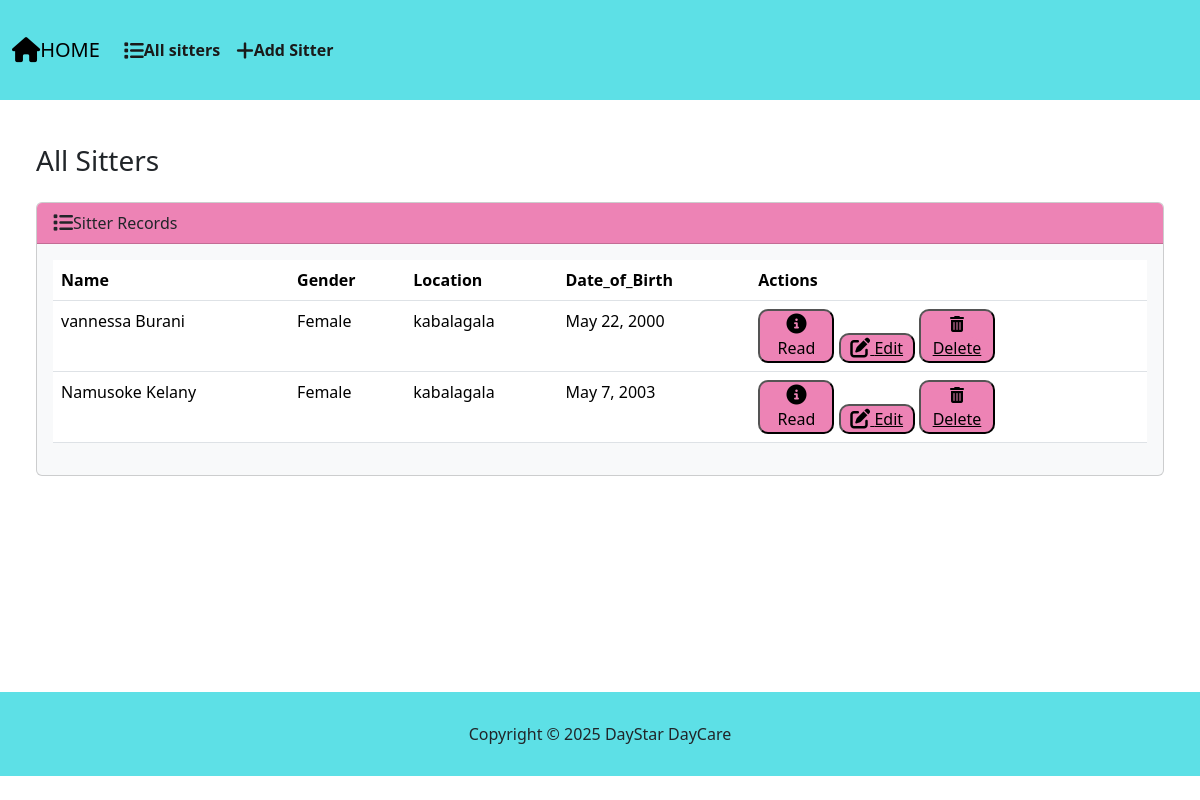
The page /sitterlist/ on the database as committed earlier.
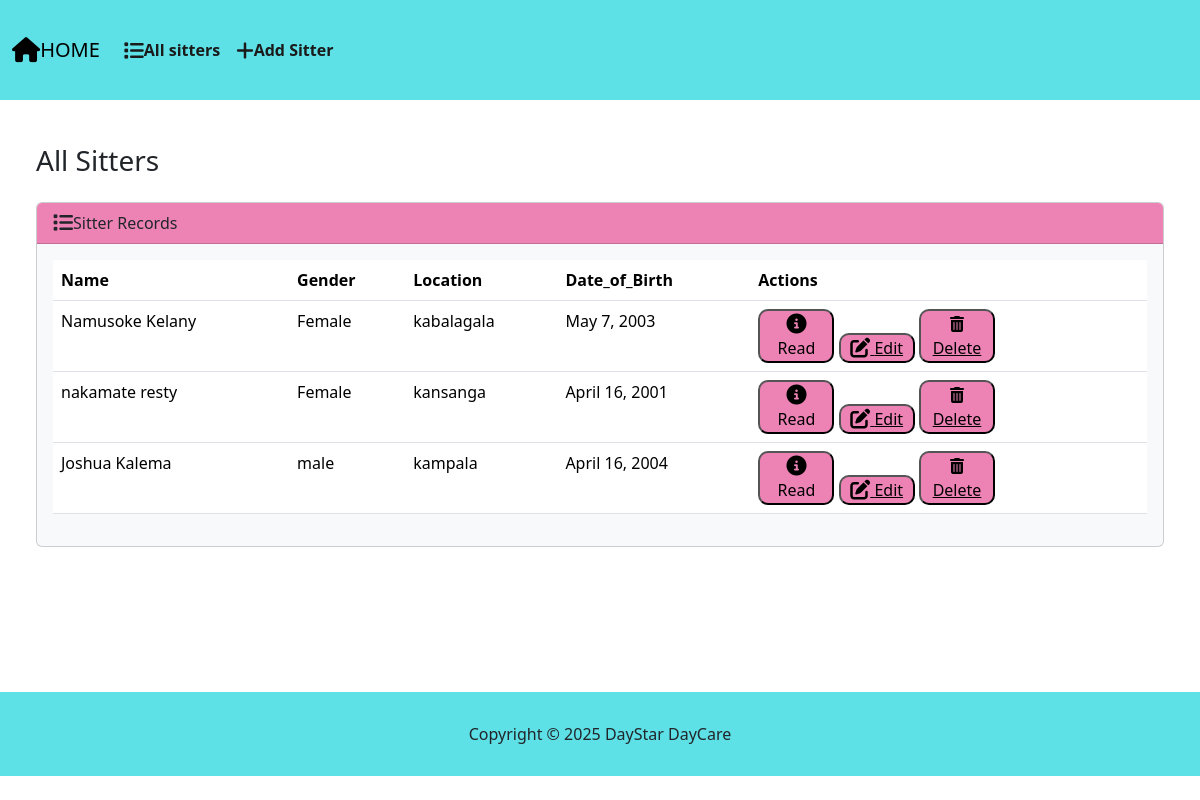
The same page on the database as committed later.
### sitterlist/models.py (models this page shows, shortened)
class Student(models.Model):
    name = models.CharField(max_length=100, validators=[validate_letters])
    gender = models.CharField(max_length=10, validators=[validate_letters])
    location = models.CharField(max_length=100, validators=[validate_letters])
    date_of_birth = models.DateField()
    nin = models.CharField(max_length=14,validators=[validate_NIN_length], default='CF')
    religion = models.CharField(max_length=50, blank=True,null=True,verbose_name="Religion(optional)")
    education = models.CharField(max_length=100, validators=[validate_letters])
    contact = models.CharField(max_length=15, default='',validators=[validate_contact_length])
    sitter_number = models.CharField(max_length=200,unique=True,blank=False, null=True)
    next_of_kin = models.CharField(max_length=100, validators=[validate_letters])
    recommender_name = models.CharField(max_length=100, validators=[validate_letters])
    recommender_contact = models.CharField(max_length=15, default='',validators=[validate_contact_length])

### sitterlist/views.py (the view)
# urls.py: path('sitterlist/',views.immy_view, name='immy_view'),
def immy_view(request):
    students = Student.objects.all()
    return render(request, 'sitterlist.html', {'students':students})

### sitterlist/templates/sitterlist.html (shortened to what this page needs)
{% load static %}
<!DOCTYPE html>
<html lang="en">
  <head>
    <link rel="stylesheet" href="{% static 'list.css' %}" />
    <link rel="stylesheet" href="{% static 'css/bootstrap.min.css' %}" />
    <link
      href="https://cdnjs.cloudflare.com/ajax/libs/font-awesome/6.5.2/css/all.min.css"
      rel="stylesheet"
    />
  </head>
  <body class="d-flex flex-column min-vh-100" style="background-color: white">
    <nav class="navbar navbar-expand-lg custom-bg-ed83b5" data-bs-theme="dark" style="background-color: #5de0e6;">
      <div class="container-fluid">
        <a class="navbar-brand" href="{% url 'index_view' %}" style="color: black;">
          <i class="fas fa-home fa-lg" style="color: black;"></i>HOME</a
        >
        <div class="collapse navbar-collapse" id="navbarColor01">
          <ul class="navbar-nav me-auto">
            <li class="nav-item">
              <a class="nav-link" href="{% url 'immy_view' %}"
                ><i class="fa-solid fa-list fa-lg"></i>All sitters</a
              >
            </li>
            <li class="nav-item">
              <a class="nav-link" href="{% url 'added' %}"
                ><i class="fa-solid fa-plus fa-lg"></i>Add Sitter</a
              >
            </li>
          </ul>
        </div>
      </div>
    </nav><br><br><br><br><br>
    <div class="container-fluid">
      <h3 class="m-4">All Sitters</h3>
      <div class="row">
        <div class="col-12">
          {% if students %}
          <div class="card bg-light ms-4 me-4 mb-4">
            <div class="card-header" style="background-color: #ed83b5;">
              <i class="fa-solid fa-list fa-lg"></i>Sitter Records
            </div>
            <div class="card-body">
              <div class="table-responsive">
                <table class="table table-hover">
                  <thead>
                    <tr>
                      <th scope="col">Name</th>
                      <th scope="col">Gender</th>
                      <th scope="col">Location</th>
                      <th scope="col">Date_of_Birth</th>
                      <th scope="col">Actions</th>
                    </tr>
                  </thead>
                  <tbody>
                    {% for student in students %}
                    <tr>
                      <td>{{ student.name }}</td>
                      <td>{{ student.gender }}</td>
                      <td>{{ student.location }}</td>
                      <td>{{ student.date_of_birth }}</td>
                      <td>
                        <button
                          type="button"
                          class="red"
                          data-bs-toggle="modal"
                          data-bs-target="#myModal{{ student.id }}"
                        >
                          <i class="fa-solid fa-circle-info fa-lg"></i> Read
                        </button>
                        <button class="red2">
                          <a
                            href="{% url 'edit_student' student.id %}"
                            class="red"
                          >
                            <i class="fa-solid fa-edit fa-lg"></i> Edit
                          </a>
                        </button>
                        <button class="red3">
                          <a
                            href="{% url 'delete_student' student.id %}"
                            class="red"
                          >
                            <i class="fa-solid fa-trash-alt fa"></i> Delete
                          </a>
                        </button>
                      </td>
                    </tr>
                    {% endfor %}
                  </tbody>
                </table>
              </div>
            </div>
          </div>
          {% else %}
          <h5 class="alert alert-primary ms-4 me-4">No Sitter Records</h5>
          {% endif %}
        </div>
      </div>
    </div>
    <footer class="mt-auto mb-4" style="background-color: #5de0e6; padding: 30px;">
      <div class="text-center">
          <span>Copyright &copy; <script>document.write(new Date().getFullYear())</script> DayStar DayCare</span>
      </div>
  </footer>
  </body>
</html>

### sitterlist/static/list.css (style rules this page uses)
.red { color: black; border-radius: 10px; background-color: #ed83b5; width: 20%; }
.red2 { color: black; border-radius: 10px; background-color: #ed83b5; width: 20%; }
.red3 { color:black; background-color: #ed83b5; border-radius: 10px; width: 20%; }
.nav-link { color: black; }
.navbar-brand { color: black; }

### sitterlist/templates/sitterlist.html (style rules this page uses)
.navbar { background-color: #5de0e6; position: fixed; top: 0; width: 100%; height: 100px; z-index: 1; }
.navbar-nav .nav-item .nav-link { font-weight: bold; color: #1a1a1a; }

Rows that differ between the two databases and show on the page:
removed Student: name "vannessa Burani", gender "Female", location "kabalagala", date_of_birth "May 22, 2000"
added Student: name "nakamate resty", gender "Female", location "kansanga", date_of_birth "April 16, 2001"
added Student: name "Joshua Kalema", gender "male", location "kampala", date_of_birth "April 16, 2004"
